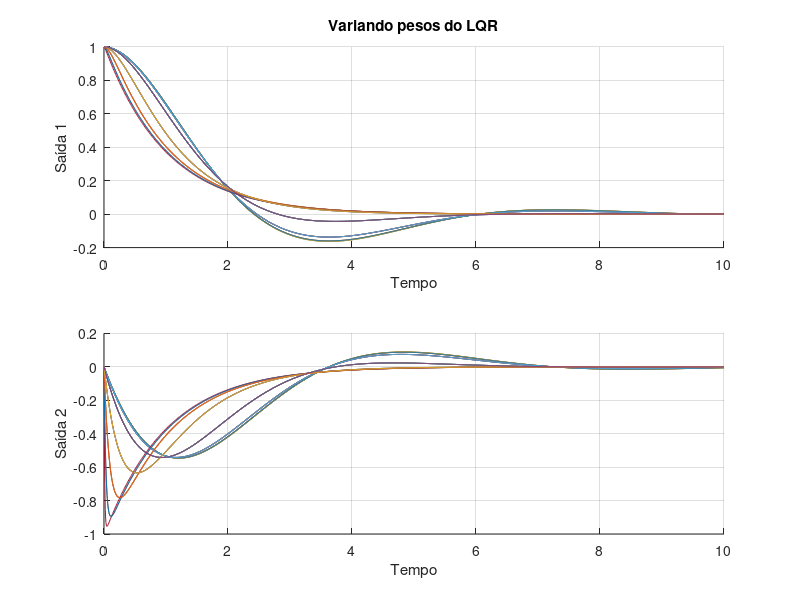

Here is the MATLAB script that generated this plot:
%-------------------------------------------------------
% Teste de variação de pesos do controlador LQR
% Autor: Christian Danner Ramos de Carvalho
%-------------------------------------------------------

close all
clear
clc

% Definindo o modelo do sistema
A = [0 1; -1 -1];
B = [0; 1];
C = [1 0; 0 1];
D = 0;
sys = ss(A,B,C,D);

% Definindo os possíveis valores para Q e R
q_values = logspace(-2, 2, 5);
r_values = logspace(-2, 2, 5);

% Inicializando as matrizes de ganho
Ks = cell(length(q_values), length(r_values));

% Janela para plot
figure();
subplot(2,1,1);
title('Variando pesos do LQR');
xlabel('Tempo');
ylabel('Saída 1');
% legend();
grid;
hold on;

subplot(2,1,2);
xlabel('Tempo');
ylabel('Saída 2');
% legend();
grid;
hold on;

% Loop para variação dos valores de Q e R
for i = 1:length(q_values)
    for j = 1:length(r_values)
        % Calculando o ganho do controlador LQR
        Q = q_values(i)*eye(2);
        R = r_values(j)*eye(1);
        [K,~,~] = lqr(A,B,Q,R);
        Ks{i,j} = K;
        
        % Simulando o sistema com o controlador LQR
        sys_cl = ss(A-B*K, B, C, D);
        t = 0:0.01:10;
        u = zeros(size(t));
        x0 = [1; 0];
        [y,t,x] = lsim(sys_cl, u, t, x0);
        
        % Plotando as saídas
%         figure(i*j);
        subplot(2,1,1);
        plot(t, y(:,1));
%         legend(['Q = ', num2str(q_values(i)), ', R = ', num2str(r_values(j))])
        
%         xlabel('Tempo');
%         ylabel('Saída 1');
%         title(['LQR com Q = ', num2str(q_values(i)), ', R = ', num2str(r_values(j))]);
        

        subplot(2,1,2);
        plot(t, y(:,2));
%         legend(['Q = ', num2str(q_values(i)), ', R = ', num2str(r_values(j))])
%         xlabel('Tempo');
%         ylabel('Saída 2');
%         legend();
%         grid;
%         hold on;
    end
end
